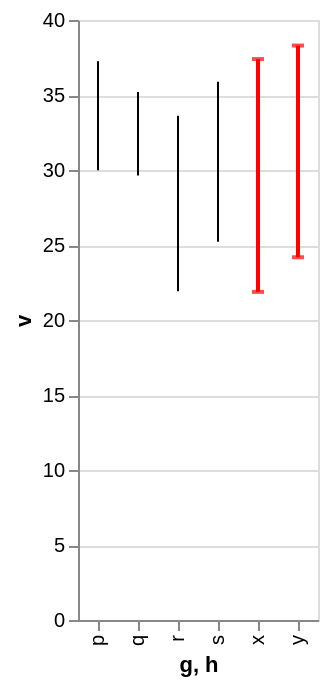

Here is the Vega-Lite specification saved for this chart:
### Vega-Lite specification from a JSON file in a GitHub repository (floating-point values rounded to 4 significant figures)
{"$schema": "https://vega.github.io/schema/vega-lite/v6.json", "data": {"values": [{"g": "r", "h": "x", "v": 28.01}, {"g": "p", "h": "y", "v": 31.54}, {"g": "p", "h": "x", "v": 38.3}, {"g": "p", "h": "x", "v": 31.99}, {"g": "p", "h": "y", "v": 39.62}, {"g": "q", "h": "x", "v": 33.75}, {"g": "s", "h": "x", "v": 32.44}, {"g": "q", "h": "y", "v": 29.63}, {"g": "s", "h": "x", "v": 19.93}, {"g": "q", "h": "x", "v": 27.37}, {"g": "q", "h": "y", "v": 40.33}, {"g": "p", "h": "x", "v": 37.25}, {"g": "s", "h": "y", "v": 31.52}, {"g": "s", "h": "y", "v": 21.17}, {"g": "r", "h": "x", "v": 33.41}, {"g": "q", "h": "x", "v": 18.08}, {"g": "r", "h": "y", "v": 39.15}, {"g": "r", "h": "x", "v": 20.86}, {"g": "p", "h": "y", "v": 33.73}, {"g": "s", "h": "y", "v": 36.3}, {"g": "p", "h": "x", "v": 30.95}, {"g": "r", "h": "y", "v": 19.61}, {"g": "r", "h": "y", "v": 22.26}, {"g": "p", "h": "y", "v": 25.75}, {"g": "s", "h": "x", "v": 41.55}, {"g": "s", "h": "y", "v": 34.63}, {"g": "s", "h": "y", "v": 38.81}, {"g": "q", "h": "x", "v": 31.26}, {"g": "s", "h": "x", "v": 31.31}, {"g": "q", "h": "y", "v": 36.46}, {"g": "s", "h": "y", "v": 37.64}, {"g": "r", "h": "x", "v": 34.24}, {"g": "s", "h": "y", "v": 23.65}, {"g": "s", "h": "x", "v": 7.41}, {"g": "q", "h": "x", "v": 32.6}, {"g": "q", "h": "x", "v": 35.2}, {"g": "s", "h": "x", "v": 29.94}, {"g": "s", "h": "y", "v": 30.72}, {"g": "r", "h": "x", "v": 26.48}, {"g": "p", "h": "y", "v": 21.03}]}, "layer": [{"mark": "errorbar", "encoding": {"x": {"field": "g", "type": "nominal"}, "y": {"field": "v", "type": "quantitative"}}}, {"mark": {"type": "errorbar", "extent": "stdev", "thickness": 2, "size": 6, "ticks": {"color": "teal"}}, "encoding": {"x": {"field": "h", "type": "nominal"}, "y": {"field": "v", "type": "quantitative"}, "color": {"value": "red"}}}, {"mark": {"type": "errorbar", "extent": "iqr", "orient": "vertical"}, "encoding": {"x": {"field": "g", "type": "nominal"}, "y": {"field": "v", "type": "quantitative"}}}]}
